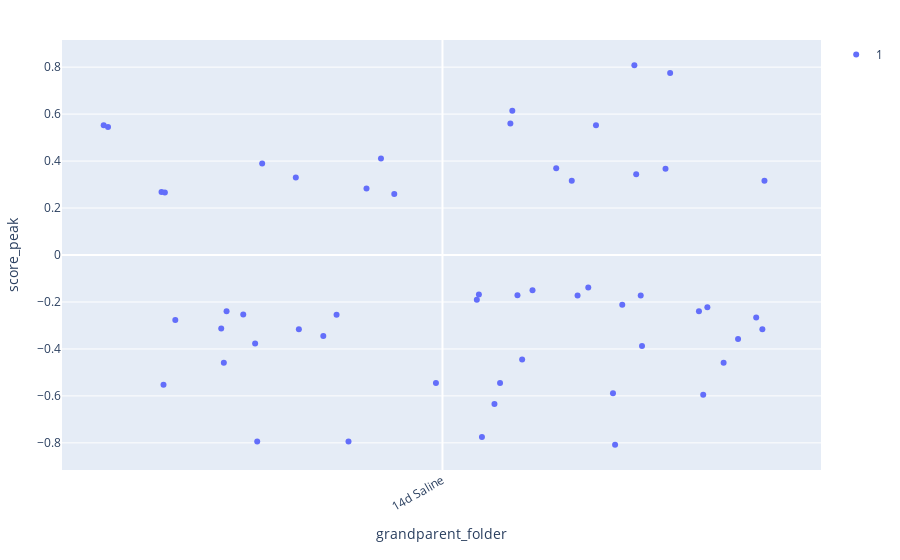

The cell this chart's notebook holds for it:
### Markdown cell above
## Example with color_grouping

Uses the same kym event CSV with `group_col=grandparent_folder` (x-axis / condition) and `color_grouping=roi_id` (nesting within each group).

### Code cell
# Uses same kym event CSV (df_master) with grandparent_folder and roi_id
state2 = PlotState(
    pre_filter={"roi_id": PRE_FILTER_NONE},
    xcol="grandparent_folder",
    ycol="score_peak",
    plot_type=PlotType.SWARM,
    group_col="grandparent_folder",
    color_grouping="roi_id",
)
gen2 = FigureGenerator(data_processor, unique_row_id_col=UNIQUE_ROW_ID_COL)
fig2 = go.Figure(gen2._figure_swarm(df_f, state2))
fig2.show()

### Figure 1 — Plotly figure (JSON) as saved in the notebook; plotly's stock layout.template omitted (floating-point values rounded to 4 significant figures; data arrays with more than 128 entries replaced by an {"elided": "..."} marker saying what was removed)
{"data": [{"customdata": {"elided": "116x2 str values"}, "hovertemplate": "grandparent_folder=%{customdata[0]}<br>score_peak=%{y}<br>roi_id=1<br>", "marker": {"size": 6}, "mode": "markers", "name": "1", "type": "scatter", "x": [0.03566, 0.03467, 0.09798, 0.1163, 0.07839, 0.02506, -0.04536, 0.1331, -0.04798, -0.06699, -0.1502, 0.08814, 0.02016, -0.09459, 0.02655, -0.116, -0.1708, -0.173, 0.1324, -0.02808, 0.01197, 0.08706, 0.04839, 0.0294, -0.08604, -0.003331, -0.1424, -0.01282, -0.1529, -0.1677, -0.1206, 0.06899, -0.01612, -0.1424, -0.07698, 0.01874, -0.06925, 0.0186, 0.05061, -0.04031, 0.1239, 0.001536, 0.01755, 0.08351, -0.0314, 0.1436, -0.1116, 0.1012, -0.1102, 0.0236, 0.03461, -0.1122, -0.1693, 0.05721, -0.1291, -0.02462, -0.1354, -0.1386, -0.05769, 0.1641, 0.1472, 0.1499, -0.1002, 0.04933, 0.01664, -0.1435, 0.1578, -0.02461, 0.1039, -0.1112, -0.08727, -0.07333, -0.03621, 0.1077, -0.06411, 0.1339, -0.1403, 0.172, 0.1219, -0.109, 0.1311, -0.1364, 0.05375, -0.1417, -0.1017, 0.1602, 0.1501, -0.05407, 0.1658, 0.09892, 0.06271, -0.08085, -0.02949, -0.1557, 0.1295, -0.03879, -0.1566, -0.09566, 0.06602, -0.09206, 0.1139, 0.05807, -0.07489, 0.1644, 0.1509, 0.1633, 0.1019, 0.04069, -0.113, -0.06085, 0.07445, 0.09181, 0.03829, 0.04598, 0.131, 0.1353], "y": [0.614, 0.56, 0.808, 0.775, 0.553, NaN, NaN, -0.595, -0.794, NaN, NaN, -0.808, -0.775, -0.794, -0.635, NaN, 0.545, 0.553, NaN, NaN, NaN, -0.589, NaN, -0.545, NaN, -0.545, -0.553, NaN, NaN, NaN, NaN, -0.172, NaN, NaN, NaN, NaN, NaN, -0.168, NaN, NaN, NaN, NaN, -0.191, NaN, 0.411, -0.459, -0.459, -0.172, -0.24, NaN, NaN, NaN, NaN, NaN, NaN, NaN, NaN, NaN, NaN, NaN, NaN, NaN, NaN, NaN, NaN, 0.268, NaN, 0.26, NaN, NaN, NaN, -0.316, NaN, NaN, NaN, NaN, NaN, NaN, NaN, NaN, NaN, -0.277, NaN, 0.266, -0.253, -0.266, NaN, -0.254, NaN, 0.344, NaN, NaN, NaN, NaN, NaN, 0.283, NaN, -0.377, 0.316, 0.39, 0.367, 0.369, 0.33, 0.316, -0.358, -0.316, -0.388, -0.445, -0.313, -0.345, -0.138, -0.212, -0.171, -0.15, -0.24, -0.223]}], "layout": {"margin": {"b": 90, "l": 40, "r": 20, "t": 40}, "showlegend": true, "uirevision": "keep", "xaxis": {"tickangle": -30, "tickmode": "array", "ticktext": ["14d Saline"], "tickvals": [0], "title": {"text": "grandparent_folder"}}, "yaxis": {"autorange": true, "title": {"text": "score_peak"}}}}
